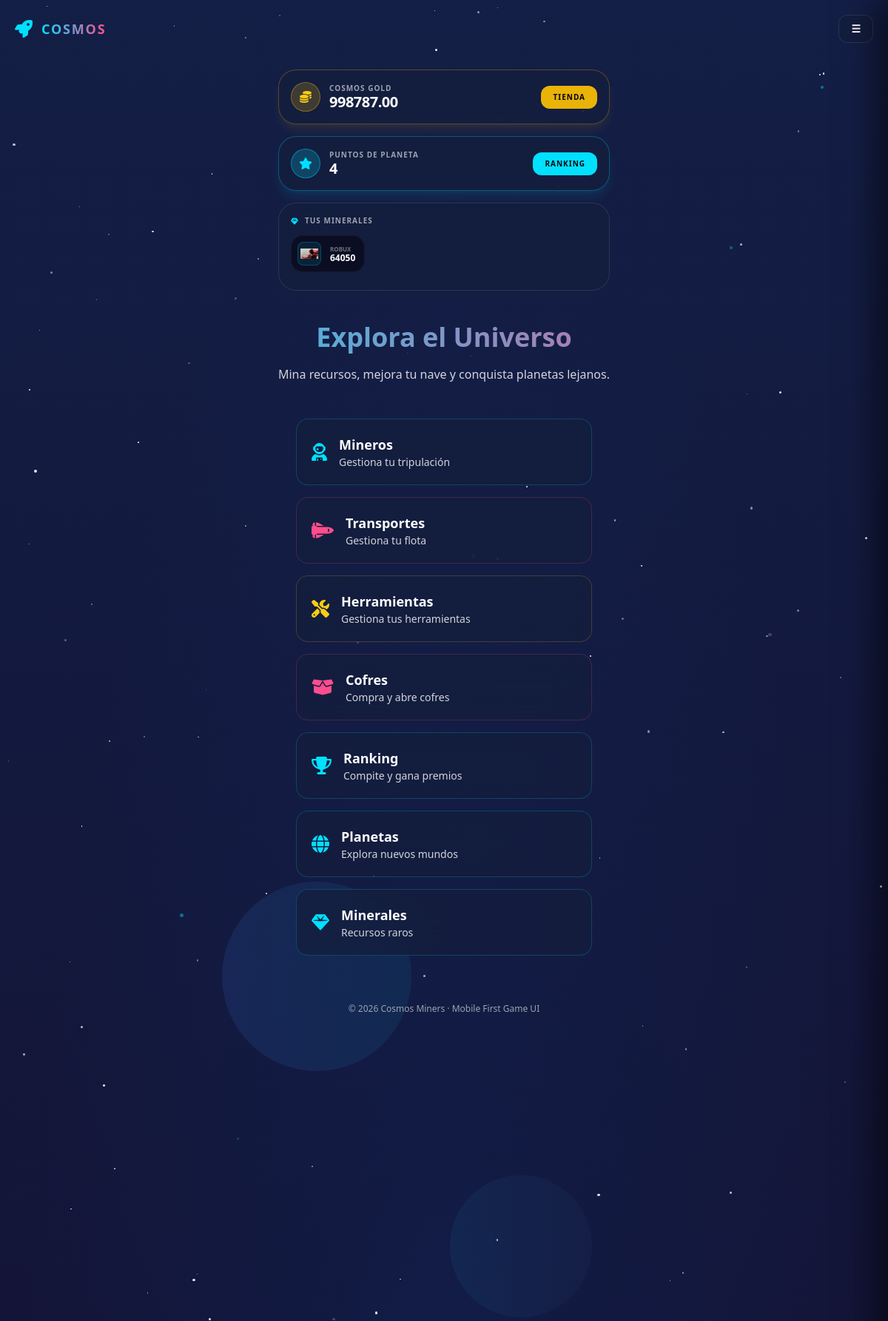
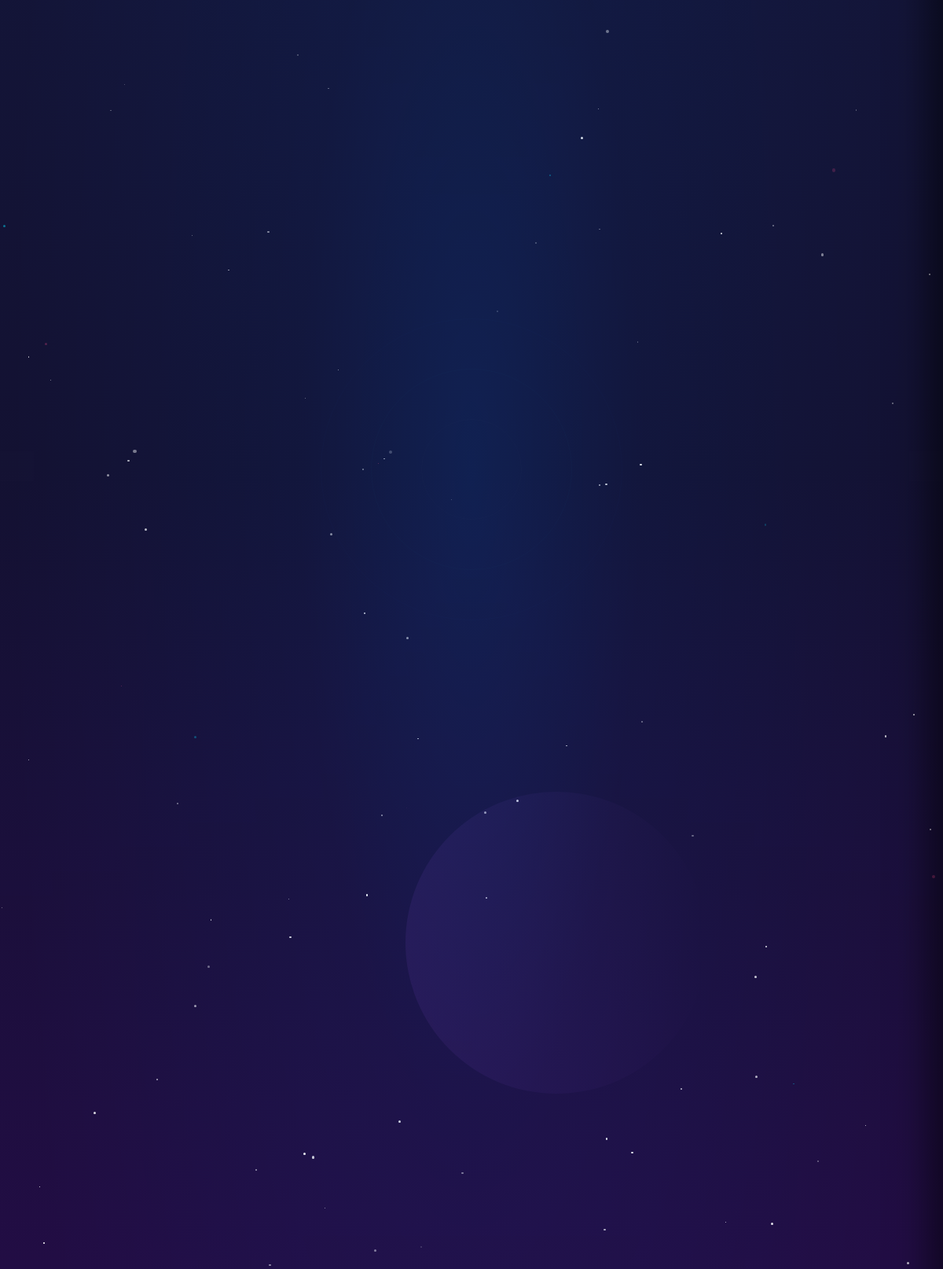
Screenshot of /home/ (signed in, upper part) with the database file from the repository (2 pictures, top to bottom).
### game/models.py (models this page shows, shortened)
class Profile(models.Model):
    user = models.OneToOneField(settings.AUTH_USER_MODEL, on_delete=models.CASCADE)
    wallet_metamask_bsc = models.CharField(max_length=255,null=True,blank=True, unique=True)
    cosmos_gold = models.DecimalField(max_digits=12, decimal_places=2, default=Decimal('0.00'))
    points = models.IntegerField(default=0)
    created_at = models.DateTimeField(auto_now_add=True)

### game/models_planets.py (models this page shows, shortened)
class UserMineral(models.Model):
    user = models.ForeignKey(settings.AUTH_USER_MODEL, on_delete=models.CASCADE, related_name="inventory_minerals")
    mineral = models.ForeignKey(Mineral, on_delete=models.CASCADE)
    amount = models.PositiveIntegerField(default=0)
    class Meta:
        unique_together = ('user', 'mineral')

class Mineral(models.Model):
    name = models.CharField(max_length=100)
    image = models.ImageField(upload_to="minerals/", null=True, blank=True)
    description = models.TextField(blank=True)

### game/views.py (the view)
# urls.py: path("home/", home_view, name="home"),
@login_required
def home_view(request):
    profile, _ = Profile.objects.get_or_create(user=request.user)
    minerals = request.user.inventory_minerals.filter(amount__gt=0).select_related('mineral').all()
    return render(request, "game/home.html", {
        "profile": profile,
        "minerals": minerals
    })

### game/templates/game/home.html (shortened to what this page needs)
<!DOCTYPE html>
<html lang="es">
<head>
  <script src="https://cdn.tailwindcss.com"></script>
  <link rel="stylesheet" href="https://cdnjs.cloudflare.com/ajax/libs/font-awesome/6.4.0/css/all.min.css" />
</head>
<body class="min-h-screen bg-space text-white overflow-x-hidden relative">
  <div class="fixed inset-0 z-0">
    <div class="absolute inset-0 bg-gradient-to-b from-blue-950/80 via-indigo-950/60 to-purple-950/90"></div>
    <div class="absolute inset-0" id="stars"></div>
    <div class="absolute inset-0" id="twinklingStars"></div>
    <div class="absolute inset-0 opacity-30">
      <div
        class="absolute top-1/4 left-1/4 w-64 h-64 rounded-full bg-gradient-to-r from-blue-500/40 to-cyan-500/30 animate-pulse">
      </div>
      <div
        class="absolute bottom-1/3 right-1/4 w-96 h-96 rounded-full bg-gradient-to-r from-purple-500/30 to-pink-500/20 animate-pulse"
        style="animation-delay: 1s;"></div>
      <div
        class="absolute top-1/3 right-1/3 w-48 h-48 rounded-full bg-gradient-to-r from-cyan-400/20 to-blue-400/10 animate-pulse"
        style="animation-delay: 2s;"></div>
    </div>
    <div class="absolute inset-0" id="particles"></div>
    <div
      class="absolute inset-0 bg-[radial-gradient(ellipse_at_center,_rgba(0,119,255,0.15)_0%,_rgba(0,119,255,0.05)_25%,_transparent_70%)]">
    </div>
    <div class="absolute top-1/2 left-1/2 transform -translate-x-1/2 -translate-y-1/2 w-full h-full opacity-10">
      <div
        class="absolute top-1/2 left-1/2 transform -translate-x-1/2 -translate-y-1/2 w-96 h-96 rounded-full border border-blue-500/20">
      </div>
      <div
        class="absolute top-1/2 left-1/2 transform -translate-x-1/2 -translate-y-1/2 w-64 h-64 rounded-full border border-cyan-400/20">
      </div>
      <div
        class="absolute top-1/2 left-1/2 transform -translate-x-1/2 -translate-y-1/2 w-32 h-32 rounded-full border border-white/10">
      </div>
    </div>
  </div>
  <header class="relative z-10 px-5 py-5 flex items-center justify-between">
    <a href="/" class="flex items-center gap-3">
      <i class="fas fa-rocket text-accent text-2xl"></i>
      <span
        class="font-extrabold tracking-widest text-lg bg-gradient-to-r from-accent to-pink bg-clip-text text-transparent">
      </span>
    </a>
    <button onclick="toggleMenu()"
      class="bg-card backdrop-blur-xl border border-white/10 px-4 py-2 rounded-xl text-sm font-semibold">
      ☰
    </button>
  </header>
  <section class="relative z-10 px-6 mt-4">
    <div class="max-w-md mx-auto space-y-4">
      <div class="bg-card backdrop-blur-xl border border-yellow-500/30 rounded-3xl p-4 flex items-center justify-between shadow-lg shadow-yellow-500/10">
        <div class="flex items-center gap-3">
          <div class="w-10 h-10 rounded-full bg-yellow-500/20 flex items-center justify-center border border-yellow-500/40">
            <i class="fas fa-coins text-yellow-400"></i>
          </div>
          <div>
            <p class="text-[10px] text-gray-400 font-black uppercase tracking-widest leading-none mb-1">Cosmos Gold</p>
            <p class="text-xl font-black text-white leading-none tracking-tight">{{ profile.cosmos_gold }}</p>
          </div>
        </div>
        <a href="/chests/" class="bg-yellow-500 text-space px-4 py-2 rounded-xl text-[10px] font-black uppercase tracking-widest hover:scale-105 transition-all">
          Tienda
        </a>
      </div>
      <div class="bg-card backdrop-blur-xl border border-accent/30 rounded-3xl p-4 flex items-center justify-between shadow-lg shadow-accent/10">
        <div class="flex items-center gap-3">
          <div class="w-10 h-10 rounded-full bg-accent/20 flex items-center justify-center border border-accent/40">
            <i class="fas fa-star text-accent"></i>
          </div>
          <div>
            <p class="text-[10px] text-gray-400 font-black uppercase tracking-widest leading-none mb-1">Puntos de Planeta</p>
            <p class="text-xl font-black text-white leading-none tracking-tight">{{ profile.points }}</p>
          </div>
        </div>
        <a href="/rankings/" class="bg-accent text-space px-4 py-2 rounded-xl text-[10px] font-black uppercase tracking-widest hover:scale-105 transition-all">
          Ranking
        </a>
      </div>
      <div class="bg-card backdrop-blur-xl border border-white/10 rounded-3xl p-4 relative overflow-hidden">
        <p class="text-[10px] text-gray-400 font-black uppercase tracking-widest mb-3 flex items-center gap-2">
          <i class="fas fa-gem text-accent"></i> Tus Minerales
        </p>
        <div class="flex gap-3 overflow-x-auto pb-2 custom-scrollbar mask-fade-right">
          {% for m in minerals %}
          <div class="flex-none bg-space/60 border border-white/5 rounded-2xl p-2 min-w-[100px] flex items-center gap-3">
            <div class="w-8 h-8 rounded-lg bg-accent/10 flex items-center justify-center border border-accent/20">
              {% if m.mineral.image %}
                <img src="{{ m.mineral.image.url }}" class="w-6 h-6 object-contain">
              {% else %}
                <i class="fas fa-gem text-accent text-xs"></i>
              {% endif %}
            </div>
            <div>
              <p class="text-[8px] text-gray-500 font-bold uppercase truncate max-w-[50px]">{{ m.mineral.name }}</p>
              <p class="text-xs font-black text-white leading-none">{{ m.amount }}</p>
            </div>
          </div>
          {% empty %}
          <div class="flex-none w-full py-2">
            <p class="text-[10px] text-gray-600 italic">No tienes minerales aún. ¡Empieza a minar!</p>
          </div>
          {% endfor %}
        </div>
      </div>
    </div>
  </section>
  <section class="relative z-10 px-6 mt-10 text-center">
    <h1
      class="text-4xl font-black leading-tight mb-4 bg-gradient-to-r from-accent to-pink bg-clip-text text-transparent">
    </h1>
    <p class="text-gray-300 text-base mb-8">
      Mina recursos, mejora tu nave y conquista planetas lejanos.
    </p>
  </section>
  <section class="relative z-10 mt-12 px-6 grid gap-4 max-w-md mx-auto">
    <a href="/miners/"
      class="flex items-center gap-4 bg-card backdrop-blur-xl border border-accent/20 rounded-2xl p-5 hover:border-accent/40 hover:bg-white/5 transition cursor-pointer group">
      <i class="fas fa-user-astronaut text-accent text-2xl group-hover:scale-110 transition-transform"></i>
      <div>
        <h3 class="font-bold text-lg">Mineros</h3>
        <p class="text-sm text-gray-300">Gestiona tu tripulación</p>
      </div>
    </a>
    <a href="/transports/"
      class="flex items-center gap-4 bg-card backdrop-blur-xl border border-pink/20 rounded-2xl p-5 hover:border-pink/40 hover:bg-white/5 transition cursor-pointer group">
      <i class="fas fa-shuttle-space text-pink text-2xl group-hover:scale-110 transition-transform"></i>
      <div>
        <h3 class="font-bold text-lg">Transportes</h3>
        <p class="text-sm text-gray-300">Gestiona tu flota</p>
      </div>
    </a>
    <a href="/tools/"
      class="flex items-center gap-4 bg-card backdrop-blur-xl border border-yellow-400/20 rounded-2xl p-5 hover:border-yellow-400/40 hover:bg-white/5 transition cursor-pointer group">
      <i class="fas fa-screwdriver-wrench text-yellow-400 text-2xl group-hover:scale-110 transition-transform"></i>
      <div>
        <h3 class="font-bold text-lg">Herramientas</h3>
        <p class="text-sm text-gray-300">Gestiona tus herramientas</p>
      </div>
    </a>
    <a href="/chests/"
      class="flex items-center gap-4 bg-card backdrop-blur-xl border border-pink/20 rounded-2xl p-5 hover:border-pink/40 hover:bg-white/5 transition cursor-pointer group">
      <i class="fas fa-box-open text-pink text-2xl group-hover:scale-110 transition-transform"></i>
      <div>
        <h3 class="font-bold text-lg">Cofres</h3>
        <p class="text-sm text-gray-300">Compra y abre cofres</p>
      </div>
    </a>
    <a href="/rankings/"
      class="flex items-center gap-4 bg-card backdrop-blur-xl border border-accent/20 rounded-2xl p-5 hover:border-accent/40 hover:bg-white/5 transition cursor-pointer group">
      <i class="fas fa-trophy text-accent text-2xl group-hover:scale-110 transition-transform"></i>
      <div>
        <h3 class="font-bold text-lg">Ranking</h3>
        <p class="text-sm text-gray-300">Compite y gana premios</p>
      </div>
    </a>
    <a href="/mining/"
      class="flex items-center gap-4 bg-card backdrop-blur-xl border border-accent/20 rounded-2xl p-5 group hover:border-accent/40 hover:bg-white/5 transition cursor-pointer">
      <i class="fas fa-globe text-accent text-2xl group-hover:scale-110 transition-transform"></i>
      <div>
        <h3 class="font-bold text-lg">Planetas</h3>
        <p class="text-sm text-gray-300">Explora nuevos mundos</p>
      </div>
    </a>
    <a href="/mining/"
      class="flex items-center gap-4 bg-card backdrop-blur-xl border border-accent/20 rounded-2xl p-5 group hover:border-accent/40 hover:bg-white/5 transition cursor-pointer">
      <i class="fas fa-gem text-accent text-2xl group-hover:scale-110 transition-transform"></i>
      <div>
        <h3 class="font-bold text-lg">Minerales</h3>
        <p class="text-sm text-gray-300">Recursos raros</p>
      </div>
    </a>
  </section>
  <footer class="relative z-10 mt-16 pb-10 text-center text-gray-400 text-xs">
    © 2026 Cosmos Miners · Mobile First Game UI
  </footer>
  <link rel="stylesheet" href="https://cdnjs.cloudflare.com/ajax/libs/animate.css/4.1.1/animate.min.css" />
</body>
</html>

### game/templates/game/home.html (style rules this page uses)
.mask-fade-right { mask-image: linear-gradient(to right, black 85%, transparent 100%); }

### rows the page displays
Profile: cosmos_gold "998787.00", points "4"
UserMineral: mineral.image (picture), mineral.name "ROBUX", amount "64050"
